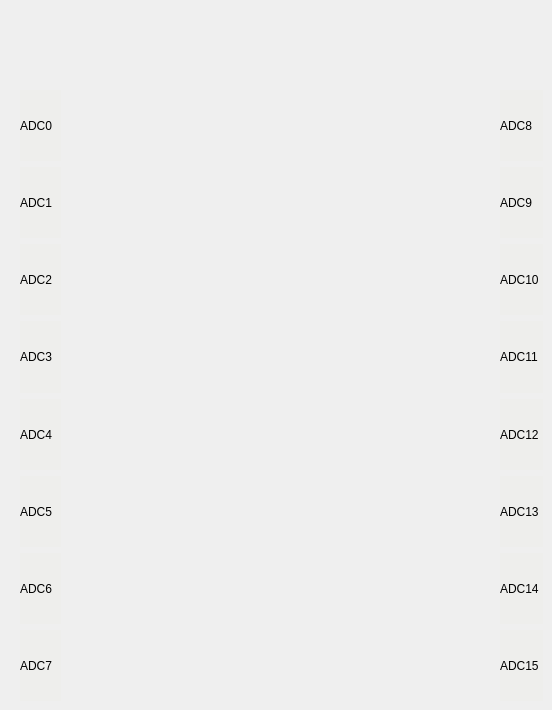
         <widget class="QWidget" name="pll_status_tab_5">
          <attribute name="title">
           <string>pll status</string>
          </attribute>
          <widget class="QWidget" name="layoutWidget_31">
           <property name="geometry">
            <rect>
             <x>20</x>
             <y>90</y>
             <width>41</width>
             <height>611</height>
            </rect>
           </property>
           <layout class="QVBoxLayout" name="verticalLayout_38">
            <item>
             <widget class="QLabel" name="label_adc0_15">
              <property name="maximumSize">
               <size>
                <width>16777215</width>
                <height>16777215</height>
               </size>
              </property>
              <property name="layoutDirection">
               <enum>Qt::LeftToRight</enum>
              </property>
              <property name="styleSheet">
               <string notr="true">background-color: rgb(238, 238, 236);</string>
              </property>
              <property name="text">
               <string>ADC0</string>
              </property>
              <property name="alignment">
               <set>Qt::AlignLeading|Qt::AlignLeft|Qt::AlignVCenter</set>
              </property>
             </widget>
            </item>
            <item>
             <widget class="QLabel" name="label_adc1_15">
              <property name="maximumSize">
               <size>
                <width>16777215</width>
                <height>16777215</height>
               </size>
              </property>
              <property name="layoutDirection">
               <enum>Qt::LeftToRight</enum>
              </property>
              <property name="styleSheet">
               <string notr="true">background-color: rgb(238, 238, 236);</string>
              </property>
              <property name="text">
               <string>ADC1</string>
              </property>
              <property name="alignment">
               <set>Qt::AlignLeading|Qt::AlignLeft|Qt::AlignVCenter</set>
              </property>
             </widget>
            </item>
            <item>
             <widget class="QLabel" name="label_adc2_15">
              <property name="maximumSize">
               <size>
                <width>16777215</width>
                <height>16777215</height>
               </size>
              </property>
              <property name="layoutDirection">
               <enum>Qt::LeftToRight</enum>
              </property>
              <property name="styleSheet">
               <string notr="true">background-color: rgb(238, 238, 236);</string>
              </property>
              <property name="text">
               <string>ADC2</string>
              </property>
              <property name="alignment">
               <set>Qt::AlignLeading|Qt::AlignLeft|Qt::AlignVCenter</set>
              </property>
             </widget>
            </item>
            <item>
             <widget class="QLabel" name="label_adc3_15">
              <property name="maximumSize">
               <size>
                <width>16777215</width>
                <height>16777215</height>
               </size>
              </property>
              <property name="layoutDirection">
               <enum>Qt::LeftToRight</enum>
              </property>
              <property name="styleSheet">
               <string notr="true">background-color: rgb(238, 238, 236);</string>
              </property>
              <property name="text">
               <string>ADC3</string>
              </property>
              <property name="alignment">
               <set>Qt::AlignLeading|Qt::AlignLeft|Qt::AlignVCenter</set>
              </property>
             </widget>
            </item>
            <item>
             <widget class="QLabel" name="label_adc4_15">
              <property name="maximumSize">
               <size>
                <width>16777215</width>
                <height>16777215</height>
               </size>
              </property>
              <property name="layoutDirection">
               <enum>Qt::LeftToRight</enum>
              </property>
              <property name="styleSheet">
               <string notr="true">background-color: rgb(238, 238, 236);</string>
              </property>
              <property name="text">
               <string>ADC4</string>
              </property>
              <property name="alignment">
               <set>Qt::AlignLeading|Qt::AlignLeft|Qt::AlignVCenter</set>
              </property>
             </widget>
            </item>
            <item>
             <widget class="QLabel" name="label_adc5_15">
              <property name="maximumSize">
               <size>
                <width>16777215</width>
                <height>16777215</height>
               </size>
              </property>
              <property name="layoutDirection">
               <enum>Qt::LeftToRight</enum>
              </property>
              <property name="styleSheet">
               <string notr="true">background-color: rgb(238, 238, 236);</string>
              </property>
              <property name="text">
               <string>ADC5</string>
              </property>
              <property name="alignment">
               <set>Qt::AlignLeading|Qt::AlignLeft|Qt::AlignVCenter</set>
              </property>
             </widget>
            </item>
            <item>
             <widget class="QLabel" name="label_adc6_15">
              <property name="maximumSize">
               <size>
                <width>16777215</width>
                <height>16777215</height>
               </size>
              </property>
              <property name="layoutDirection">
               <enum>Qt::LeftToRight</enum>
              </property>
              <property name="styleSheet">
               <string notr="true">background-color: rgb(238, 238, 236);</string>
              </property>
              <property name="text">
               <string>ADC6</string>
              </property>
              <property name="alignment">
               <set>Qt::AlignLeading|Qt::AlignLeft|Qt::AlignVCenter</set>
              </property>
             </widget>
            </item>
            <item>
             <widget class="QLabel" name="label_adc7_15">
              <property name="maximumSize">
               <size>
                <width>16777215</width>
                <height>16777215</height>
               </size>
              </property>
              <property name="layoutDirection">
               <enum>Qt::LeftToRight</enum>
              </property>
              <property name="styleSheet">
               <string notr="true">background-color: rgb(238, 238, 236);</string>
              </property>
              <property name="text">
               <string>ADC7</string>
              </property>
              <property name="alignment">
               <set>Qt::AlignLeading|Qt::AlignLeft|Qt::AlignVCenter</set>
              </property>
             </widget>
            </item>
           </layout>
          </widget>
          <widget class="QWidget" name="layoutWidget_32">
           <property name="geometry">
            <rect>
             <x>500</x>
             <y>90</y>
             <width>43</width>
             <height>611</height>
            </rect>
           </property>
           <layout class="QVBoxLayout" name="verticalLayout_39">
            <item>
             <widget class="QLabel" name="label_adc8_15">
              <property name="maximumSize">
               <size>
                <width>16777215</width>
                <height>16777215</height>
               </size>
              </property>
              <property name="layoutDirection">
               <enum>Qt::LeftToRight</enum>
              </property>
              <property name="styleSheet">
               <string notr="true">background-color: rgb(238, 238, 236);</string>
              </property>
              <property name="text">
               <string>ADC8</string>
              </property>
              <property name="alignment">
               <set>Qt::AlignLeading|Qt::AlignLeft|Qt::AlignVCenter</set>
              </property>
             </widget>
            </item>
            <item>
             <widget class="QLabel" name="label_adc9_15">
              <property name="maximumSize">
               <size>
                <width>16777215</width>
                <height>16777215</height>
               </size>
              </property>
              <property name="layoutDirection">
               <enum>Qt::LeftToRight</enum>
              </property>
              <property name="styleSheet">
               <string notr="true">background-color: rgb(238, 238, 236);</string>
              </property>
              <property name="text">
               <string>ADC9</string>
              </property>
              <property name="alignment">
               <set>Qt::AlignLeading|Qt::AlignLeft|Qt::AlignVCenter</set>
              </property>
             </widget>
            </item>
            <item>
             <widget class="QLabel" name="label_adc10_15">
              <property name="maximumSize">
               <size>
                <width>16777215</width>
                <height>16777215</height>
               </size>
              </property>
              <property name="layoutDirection">
               <enum>Qt::LeftToRight</enum>
              </property>
              <property name="styleSheet">
               <string notr="true">background-color: rgb(238, 238, 236);</string>
              </property>
              <property name="text">
               <string>ADC10</string>
              </property>
              <property name="alignment">
               <set>Qt::AlignLeading|Qt::AlignLeft|Qt::AlignVCenter</set>
              </property>
             </widget>
            </item>
            <item>
             <widget class="QLabel" name="label_adc11_15">
              <property name="maximumSize">
               <size>
                <width>16777215</width>
                <height>16777215</height>
               </size>
              </property>
              <property name="layoutDirection">
               <enum>Qt::LeftToRight</enum>
              </property>
              <property name="styleSheet">
               <string notr="true">background-color: rgb(238, 238, 236);</string>
              </property>
              <property name="text">
               <string>ADC11</string>
              </property>
              <property name="alignment">
               <set>Qt::AlignLeading|Qt::AlignLeft|Qt::AlignVCenter</set>
              </property>
             </widget>
            </item>
            <item>
             <widget class="QLabel" name="label_adc12_15">
              <property name="maximumSize">
               <size>
                <width>16777215</width>
                <height>16777215</height>
               </size>
              </property>
              <property name="layoutDirection">
               <enum>Qt::LeftToRight</enum>
              </property>
              <property name="styleSheet">
               <string notr="true">background-color: rgb(238, 238, 236);</string>
              </property>
              <property name="text">
               <string>ADC12</string>
              </property>
              <property name="alignment">
               <set>Qt::AlignLeading|Qt::AlignLeft|Qt::AlignVCenter</set>
              </property>
             </widget>
            </item>
            <item>
             <widget class="QLabel" name="label_adc13_15">
              <property name="maximumSize">
               <size>
                <width>16777215</width>
                <height>16777215</height>
               </size>
              </property>
              <property name="layoutDirection">
               <enum>Qt::LeftToRight</enum>
              </property>
              <property name="styleSheet">
               <string notr="true">background-color: rgb(238, 238, 236);</string>
              </property>
              <property name="text">
               <string>ADC13</string>
              </property>
              <property name="alignment">
               <set>Qt::AlignLeading|Qt::AlignLeft|Qt::AlignVCenter</set>
              </property>
             </widget>
            </item>
            <item>
             <widget class="QLabel" name="label_adc14_15">
              <property name="maximumSize">
               <size>
                <width>16777215</width>
                <height>16777215</height>
               </size>
              </property>
              <property name="layoutDirection">
               <enum>Qt::LeftToRight</enum>
              </property>
              <property name="styleSheet">
               <string notr="true">background-color: rgb(238, 238, 236);</string>
              </property>
              <property name="text">
               <string>ADC14</string>
              </property>
              <property name="alignment">
               <set>Qt::AlignLeading|Qt::AlignLeft|Qt::AlignVCenter</set>
              </property>
             </widget>
            </item>
            <item>
             <widget class="QLabel" name="label_adc15_15">
              <property name="maximumSize">
               <size>
                <width>16777215</width>
                <height>16777215</height>
               </size>
              </property>
              <property name="layoutDirection">
               <enum>Qt::LeftToRight</enum>
              </property>
              <property name="styleSheet">
               <string notr="true">background-color: rgb(238, 238, 236);</string>
              </property>
              <property name="text">
               <string>ADC15</string>
              </property>
              <property name="alignment">
               <set>Qt::AlignLeading|Qt::AlignLeft|Qt::AlignVCenter</set>
              </property>
             </widget>
            </item>
           </layout>
          </widget>
         </widget>
